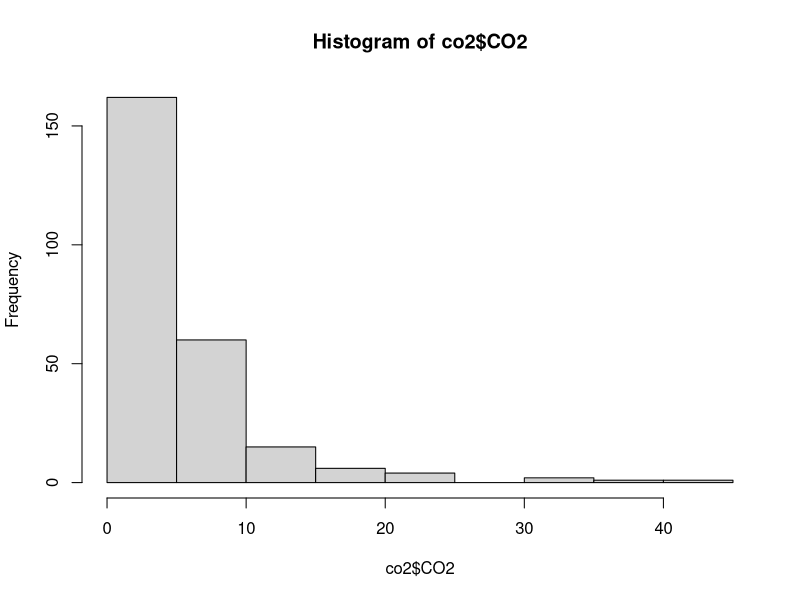
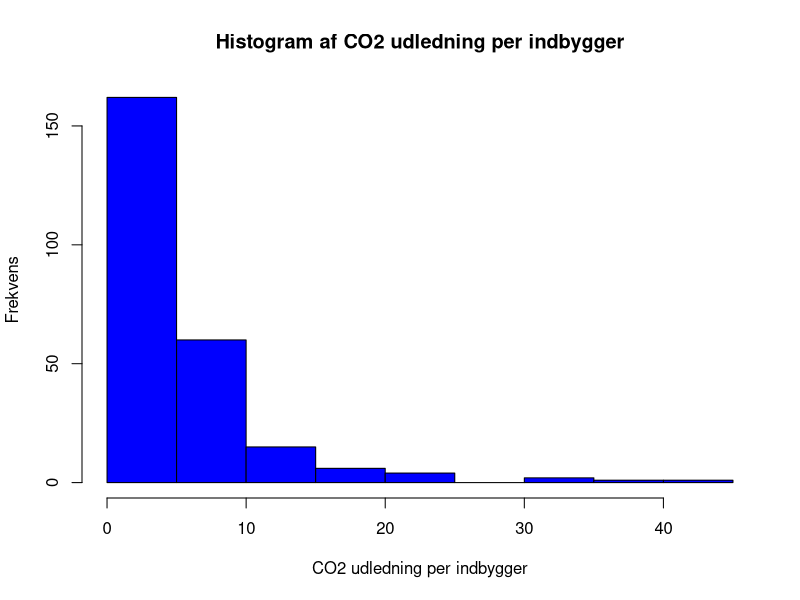
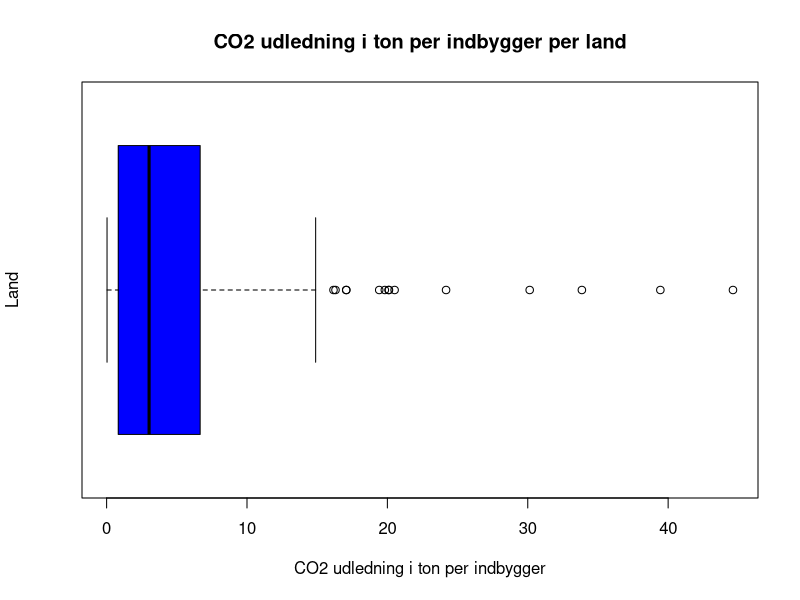

These figures' R source, in order:
co2  <- read.csv("CO2.csv", sep = ";", row.names = NULL)

h <- hist(co2$CO2)
pdf("co2plot.pdf", width = 10, height = 8)
plot(h, xlab = "CO2 udledning per indbygger", ylab = "Frekvens"
     , main = "Histogram af CO2 udledning per indbygger", col = "blue")
dev.off()

pdf("co2boxplot.pdf", width = 10, height = 4)
boxplot(co2$CO2, main = "CO2 udledning i ton per indbygger per land"
        , col = "blue", horizontal = TRUE
        , xlab = "CO2 udledning i ton per indbygger"
        , ylab = "Land", boxwex = 1.5)
dev.off()

#lande der ligger uden for 1.5 IRQ (potentielle outliers)
for (i in 1:length(co2$CO2)) {
  if (co2$CO2[i] > 6.6646 + (6.6646 - 0.828) *  1.5) {
    print(co2$Country[i])
    print(co2$CO2[i])
  }
}

# Deskriptiv analyse
#standardafvigelse
sd(co2$CO2)
summary(co2$CO2)

#standard error
sd(co2$CO2) / length(co2$CO2)
var(co2$CO2)
